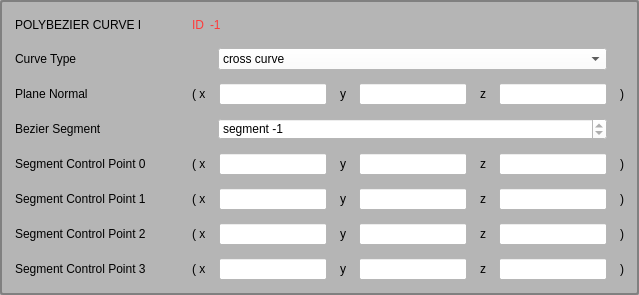
    <widget class="QGroupBox" name="group_polybez_a_info">
     <property name="enabled">
      <bool>true</bool>
     </property>
     <property name="sizePolicy">
      <sizepolicy hsizetype="Preferred" vsizetype="Preferred">
       <horstretch>0</horstretch>
       <verstretch>0</verstretch>
      </sizepolicy>
     </property>
     <property name="styleSheet">
      <string notr="true">QGroupBox { 
	border: 2px solid gray; 
    border-radius: 3px; 
	background-color: rgb(181, 181, 181);
 } 

QLabel {
	background-color: rgb(181, 181, 181);
}

QLineEdit {
	background-color: rgb(255, 255, 255)
}

QComboBox {
	background-color: rgb(255, 255, 255);
}

QComboBox QAbstractItemView {
	background-color: rgb(255, 255, 255);
}

QSpinBox {
	background-color: rgb(255, 255, 255);
}</string>
     </property>
     <layout class="QFormLayout" name="formLayout">
      <property name="horizontalSpacing">
       <number>13</number>
      </property>
      <property name="verticalSpacing">
       <number>13</number>
      </property>
      <property name="leftMargin">
       <number>13</number>
      </property>
      <property name="topMargin">
       <number>13</number>
      </property>
      <property name="rightMargin">
       <number>13</number>
      </property>
      <property name="bottomMargin">
       <number>13</number>
      </property>
      <item row="0" column="0">
       <widget class="QLabel" name="label">
        <property name="text">
         <string>POLYBEZIER CURVE I</string>
        </property>
       </widget>
      </item>
      <item row="2" column="0">
       <widget class="QLabel" name="label_2">
        <property name="text">
         <string>Curve Type</string>
        </property>
       </widget>
      </item>
      <item row="2" column="1">
       <layout class="QHBoxLayout" name="h0">
        <property name="leftMargin">
         <number>26</number>
        </property>
        <property name="rightMargin">
         <number>17</number>
        </property>
        <property name="bottomMargin">
         <number>0</number>
        </property>
        <item>
         <widget class="QComboBox" name="cmbobox_polybez_a_curve_type">
          <property name="editable">
           <bool>false</bool>
          </property>
          <property name="currentText">
           <string>cross curve</string>
          </property>
          <property name="currentIndex">
           <number>0</number>
          </property>
          <property name="maxVisibleItems">
           <number>3</number>
          </property>
          <property name="maxCount">
           <number>3</number>
          </property>
          <item>
           <property name="text">
            <string>cross curve</string>
           </property>
          </item>
          <item>
           <property name="text">
            <string>boundary curve</string>
           </property>
          </item>
          <item>
           <property name="text">
            <string>silhouette curve</string>
           </property>
          </item>
         </widget>
        </item>
       </layout>
      </item>
      <item row="3" column="0">
       <widget class="QLabel" name="label_3">
        <property name="text">
         <string>Plane Normal</string>
        </property>
       </widget>
      </item>
      <item row="3" column="1">
       <layout class="QHBoxLayout" name="h1">
        <item>
         <widget class="QLabel" name="label_7">
          <property name="text">
           <string>( x</string>
          </property>
         </widget>
        </item>
        <item>
         <widget class="QLineEdit" name="input_polybez_a_normal_x">
          <property name="enabled">
           <bool>false</bool>
          </property>
          <property name="inputMethodHints">
           <set>Qt::ImhNone</set>
          </property>
         </widget>
        </item>
        <item>
         <widget class="QLabel" name="label_13">
          <property name="text">
           <string>y</string>
          </property>
         </widget>
        </item>
        <item>
         <widget class="QLineEdit" name="input_polybez_a_normal_y">
          <property name="enabled">
           <bool>false</bool>
          </property>
         </widget>
        </item>
        <item>
         <widget class="QLabel" name="label_9">
          <property name="text">
           <string>z</string>
          </property>
         </widget>
        </item>
        <item>
         <widget class="QLineEdit" name="input_polybez_a_normal_z">
          <property name="enabled">
           <bool>false</bool>
          </property>
         </widget>
        </item>
        <item>
         <widget class="QLabel" name="label_17">
          <property name="text">
           <string>)</string>
          </property>
         </widget>
        </item>
       </layout>
      </item>
      <item row="4" column="0">
       <widget class="QLabel" name="label_4">
        <property name="text">
         <string>Bezier Segment</string>
        </property>
       </widget>
      </item>
      <item row="4" column="1">
       <layout class="QHBoxLayout" name="h2">
        <property name="leftMargin">
         <number>26</number>
        </property>
        <property name="rightMargin">
         <number>17</number>
        </property>
        <property name="bottomMargin">
         <number>0</number>
        </property>
        <item>
         <widget class="QSpinBox" name="spnbox_polybez_a_segment">
          <property name="inputMethodHints">
           <set>Qt::ImhNone</set>
          </property>
          <property name="buttonSymbols">
           <enum>QAbstractSpinBox::UpDownArrows</enum>
          </property>
          <property name="prefix">
           <string>segment </string>
          </property>
          <property name="minimum">
           <number>-1</number>
          </property>
          <property name="maximum">
           <number>-1</number>
          </property>
         </widget>
        </item>
       </layout>
      </item>
      <item row="5" column="0">
       <widget class="QLabel" name="label_5">
        <property name="text">
         <string>Segment Control Point 0          </string>
        </property>
       </widget>
      </item>
      <item row="5" column="1">
       <layout class="QHBoxLayout" name="h3">
        <item>
         <widget class="QLabel" name="label_18">
          <property name="text">
           <string>( x</string>
          </property>
         </widget>
        </item>
        <item>
         <widget class="QLineEdit" name="input_polybez_a_ctrl_point_0_x">
          <property name="enabled">
           <bool>false</bool>
          </property>
         </widget>
        </item>
        <item>
         <widget class="QLabel" name="label_8">
          <property name="text">
           <string>y</string>
          </property>
         </widget>
        </item>
        <item>
         <widget class="QLineEdit" name="input_polybez_a_ctrl_point_0_y">
          <property name="enabled">
           <bool>false</bool>
          </property>
         </widget>
        </item>
        <item>
         <widget class="QLabel" name="label_14">
          <property name="text">
           <string>z</string>
          </property>
         </widget>
        </item>
        <item>
         <widget class="QLineEdit" name="input_polybez_a_ctrl_point_0_z">
          <property name="enabled">
           <bool>false</bool>
          </property>
         </widget>
        </item>
        <item>
         <widget class="QLabel" name="label_29">
          <property name="text">
           <string>)</string>
          </property>
         </widget>
        </item>
       </layout>
      </item>
      <item row="6" column="0">
       <widget class="QLabel" name="label_26">
        <property name="text">
         <string>Segment Control Point 1</string>
        </property>
       </widget>
      </item>
      <item row="6" column="1">
       <layout class="QHBoxLayout" name="h4">
        <item>
         <widget class="QLabel" name="label_23">
          <property name="text">
           <string>( x</string>
          </property>
         </widget>
        </item>
        <item>
         <widget class="QLineEdit" name="input_polybez_a_ctrl_point_1_x">
          <property name="enabled">
           <bool>false</bool>
          </property>
         </widget>
        </item>
        <item>
         <widget class="QLabel" name="label_12">
          <property name="text">
           <string>y</string>
          </property>
         </widget>
        </item>
        <item>
         <widget class="QLineEdit" name="input_polybez_a_ctrl_point_1_y">
          <property name="enabled">
           <bool>false</bool>
          </property>
         </widget>
        </item>
        <item>
         <widget class="QLabel" name="label_15">
          <property name="text">
           <string>z</string>
          </property>
         </widget>
        </item>
        <item>
         <widget class="QLineEdit" name="input_polybez_a_ctrl_point_1_z">
          <property name="enabled">
           <bool>false</bool>
          </property>
         </widget>
        </item>
        <item>
         <widget class="QLabel" name="label_10">
          <property name="text">
           <string>)</string>
          </property>
         </widget>
        </item>
       </layout>
      </item>
      <item row="7" column="0">
       <widget class="QLabel" name="label_27">
        <property name="text">
         <string>Segment Control Point 2</string>
        </property>
       </widget>
      </item>
      <item row="7" column="1">
       <layout class="QHBoxLayout" name="h5">
        <item>
         <widget class="QLabel" name="label_16">
          <property name="text">
           <string>( x</string>
          </property>
         </widget>
        </item>
        <item>
         <widget class="QLineEdit" name="input_polybez_a_ctrl_point_2_x">
          <property name="enabled">
           <bool>false</bool>
          </property>
         </widget>
        </item>
        <item>
         <widget class="QLabel" name="label_24">
          <property name="text">
           <string>y</string>
          </property>
         </widget>
        </item>
        <item>
         <widget class="QLineEdit" name="input_polybez_a_ctrl_point_2_y">
          <property name="enabled">
           <bool>false</bool>
          </property>
         </widget>
        </item>
        <item>
         <widget class="QLabel" name="label_25">
          <property name="text">
           <string>z</string>
          </property>
         </widget>
        </item>
        <item>
         <widget class="QLineEdit" name="input_polybez_a_ctrl_point_2_z">
          <property name="enabled">
           <bool>false</bool>
          </property>
         </widget>
        </item>
        <item>
         <widget class="QLabel" name="label_22">
          <property name="text">
           <string>)</string>
          </property>
         </widget>
        </item>
       </layout>
      </item>
      <item row="8" column="0">
       <widget class="QLabel" name="label_28">
        <property name="text">
         <string>Segment Control Point 3</string>
        </property>
       </widget>
      </item>
      <item row="8" column="1">
       <layout class="QHBoxLayout" name="h6">
        <item>
         <widget class="QLabel" name="label_11">
          <property name="text">
           <string>( x</string>
          </property>
         </widget>
        </item>
        <item>
         <widget class="QLineEdit" name="input_polybez_a_ctrl_point_3_x">
          <property name="enabled">
           <bool>false</bool>
          </property>
         </widget>
        </item>
        <item>
         <widget class="QLabel" name="label_20">
          <property name="text">
           <string>y</string>
          </property>
         </widget>
        </item>
        <item>
         <widget class="QLineEdit" name="input_polybez_a_ctrl_point_3_y">
          <property name="enabled">
           <bool>false</bool>
          </property>
         </widget>
        </item>
        <item>
         <widget class="QLabel" name="label_21">
          <property name="text">
           <string>z</string>
          </property>
         </widget>
        </item>
        <item>
         <widget class="QLineEdit" name="input_polybez_a_ctrl_point_3_z">
          <property name="enabled">
           <bool>false</bool>
          </property>
         </widget>
        </item>
        <item>
         <widget class="QLabel" name="label_19">
          <property name="text">
           <string>)</string>
          </property>
         </widget>
        </item>
       </layout>
      </item>
      <item row="0" column="1">
       <layout class="QHBoxLayout" name="horizontalLayout">
        <property name="spacing">
         <number>6</number>
        </property>
        <property name="bottomMargin">
         <number>0</number>
        </property>
        <item>
         <widget class="QLabel" name="label_65">
          <property name="styleSheet">
           <string notr="true">QLabel {
	color: rgb(255, 57, 57);
}</string>
          </property>
          <property name="text">
           <string>ID</string>
          </property>
         </widget>
        </item>
        <item>
         <widget class="QLabel" name="label_polybez_a_id">
          <property name="styleSheet">
           <string notr="true">QLabel {
	color: rgb(255, 57, 57);
}</string>
          </property>
          <property name="text">
           <string>-1</string>
          </property>
         </widget>
        </item>
        <item>
         <spacer name="horizontalSpacer_3">
          <property name="orientation">
           <enum>Qt::Horizontal</enum>
          </property>
          <property name="sizeHint" stdset="0">
           <size>
            <width>40</width>
            <height>20</height>
           </size>
          </property>
         </spacer>
        </item>
       </layout>
      </item>
     </layout>
    </widget>
